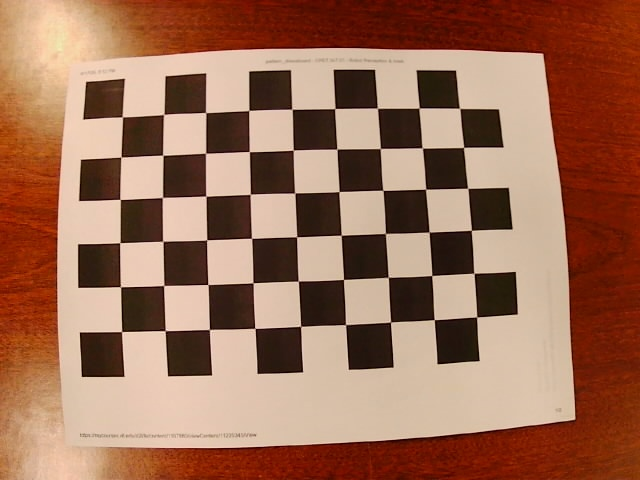
#> input picture calibrationFrames/calibrationFrame_0.jpg, 640 x 480 px; its folder holds only this picture in this run
$ python colorScale.py
#> lines starting #> are read from the running program, lines starting #| are printed output that depends on the picture; after the words box and inside, x2 and y2 are one past the last pixel; in counts of white or black regions, pixels touching at a corner belong together; long printed decimals are rounded
import cv2
import numpy as np
import os
import glob

# === CONFIGURATION ===
chessboard_size = (9, 6)  # (columns, rows) — inner corners!
square_size = 23.5  # millimeters
calibration_images_folder = 'calibrationFrames'
save_file = 'calibration_data.npz'

# === PREPARE OBJECT POINTS ===
# Example: (0,0,0), (1,0,0), (2,0,0) ... (8,5,0) scaled by square_size
objp = np.zeros((chessboard_size[1] * chessboard_size[0], 3), np.float32)
objp[:, :2] = np.mgrid[0:chessboard_size[0],
                       0:chessboard_size[1]].T.reshape(-1, 2)
objp *= square_size

# Arrays to store object points and image points from all images
objpoints = []  # 3D points in real world
imgpoints = []  # 2D points in image plane

# === LOAD IMAGES ===
images = glob.glob(os.path.join(calibration_images_folder, '*.jpg'))

if len(images) == 0:
    print("No images found in folder:", calibration_images_folder)
    exit()

for fname in images:
    img = cv2.imread(fname)
#> img is the input picture: shape (480, 640, 3); mean B, G, R 87.4, 110.2, 156
    print(img.shape)
#| (480, 640, 3)
    gray = cv2.cvtColor(img, cv2.COLOR_BGR2GRAY)
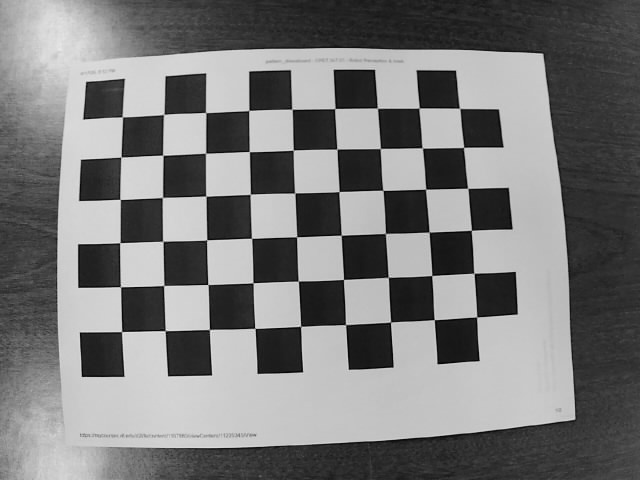
#> gray: shape (480, 640); min 4, max 243, mean 121.3

    # Find the chess board corners
    ret, corners = cv2.findChessboardCorners(gray, chessboard_size, None)
#> ret = True; corners = 54 rows, first 8: [122.4, 116.8], [163.9, 114], [205.8, 113], [249.1, 110.3], [292.1, 109.5], [334.7, 108.8], [377.5, 108], [419, 107.8]

    if ret:

        h, w = gray.shape[:2] # Get image dimensions
#> h = 480; w = 640

        # Reshape the corners array for easier access
        corners_reshaped = corners.reshape(-1, 2)
#> corners_reshaped = 54 pairs, first value 120 to 477, second value 107.8 to 331.7

        # Assert that all x-coordinates are within the width
        assert np.all(corners_reshaped[:, 0] >= 0) and np.all(corners_reshaped[:, 0] < w), "Corner x-coordinates are out of bounds!"

        # Assert that all y-coordinates are within the height
        assert np.all(corners_reshaped[:, 1] >= 0) and np.all(corners_reshaped[:, 1] < h), "Corner y-coordinates are out of bounds!"

        objpoints.append(objp.reshape(54,1,3))
        corners2 = cv2.cornerSubPix(
            gray, corners, (11, 11), (-1, -1),
            criteria=(cv2.TERM_CRITERIA_EPS + cv2.TERM_CRITERIA_MAX_ITER, 30, 0.001)
        )
#> corners2 = 54 rows, first 8: [122.4, 116.9], [163.7, 114.5], [205.7, 112.6], [248.8, 110.5], [291.9, 109.3], [334.8, 108.6], [377.4, 108.2], [419.1, 108.1]
        imgpoints.append(corners2)  # Flatten from (54, 1, 2) to (54, 2)

        # Draw and display the corners
        cv2.drawChessboardCorners(img, chessboard_size, corners2, ret)
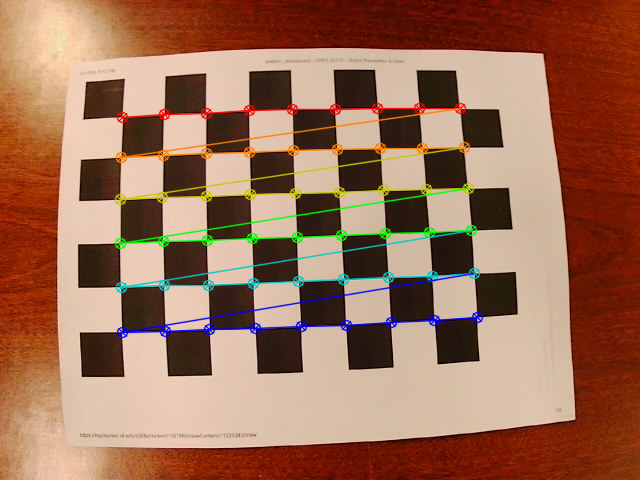
#> img: shape (480, 640, 3); 5.07% of pixels changed, all inside (x1, y1, x2, y2) = (114, 102, 484, 339)
        cv2.imshow('Corners', img)
        cv2.waitKey(100)
    else:
        print(f"Corners not found in {fname}")

cv2.destroyAllWindows()

# === PERFORM CALIBRATION ===
img_shape = gray.shape[::-1]  # (width, height)
#> img_shape = (640, 480)
print("Number of valid images:", len(objpoints))
print("Object points shape:", np.array(objpoints).shape)
print("Image points shape:", np.array(imgpoints).shape)
#| Image points shape: (1, 54, 1, 2)

if len(objpoints) == 0 or len(imgpoints) == 0:
    print("❌ No valid corner detections. Exiting...")
    exit()

print(f'objpoints_list{np.array(objpoints).shape}')
ret, camera_matrix, dist_coeffs, rvecs, tvecs = cv2.calibrateCamera(
    objpoints, imgpoints, img_shape, None, None
)
#> ret = 0.234; camera_matrix = [[577.2, 0, 316], [0, 568.1, 220.1], [0, 0, 1]]; dist_coeffs = [[-0.201, -0.829, 0.00683, 0.0115, 3.55]]; rvecs = ([-0.126, -0.084, -0.0386],); tvecs = ([-106.8, -58.03, 301],)

print("\n=== Calibration Results ===")
print("Camera matrix:\n", camera_matrix)
#| Camera matrix:
#|  [[577.164   0.         315.960]
#|  [  0.         568.145  220.109]
#|  [  0.           0.           1.        ]]
print("Distortion coefficients:\n", dist_coeffs)
#| Distortion coefficients:
#|  [[-0.2009 -0.8286  0.006828  0.01147  3.551]]

# === SAVE CALIBRATION RESULTS ===
np.savez(save_file,
         camera_matrix=camera_matrix,
         dist_coeffs=dist_coeffs,
         rvecs=rvecs,
         tvecs=tvecs)
print(f"\nCalibration data saved to {save_file}")

$ run again, on calibrationFrames/calibrationFrame_12.jpg
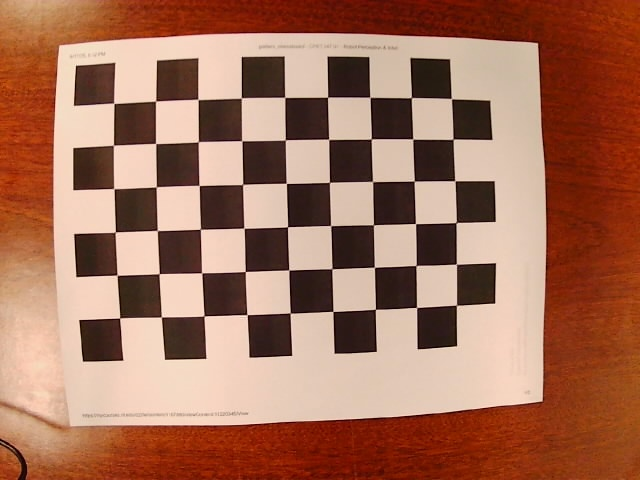
#> input picture calibrationFrames/calibrationFrame_12.jpg, 640 x 480 px
#> img is the input picture: shape (480, 640, 3); mean B, G, R 90.7, 112.4, 163
#| (480, 640, 3)
#> `gray = cv2.cvtColor(img, cv2.COLOR_BGR2GRAY)`:
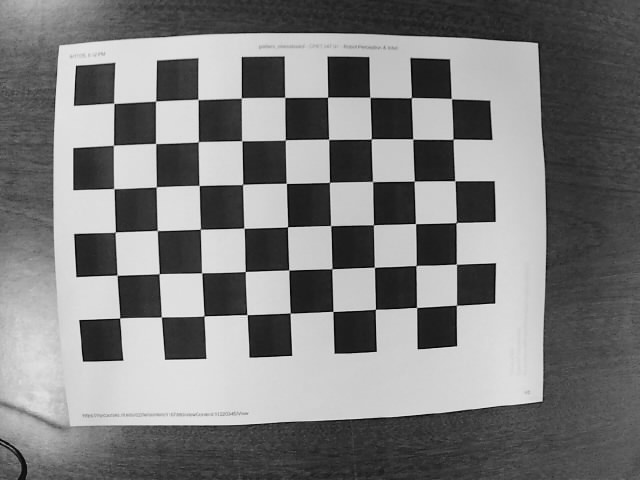
#> gray: shape (480, 640); min 5, max 246, mean 125.1
#> `ret, corners = cv2.findChessboardCorners(gray, chessboard_size, None)`: ret = True; corners = 54 rows, first 8: [114.1, 103.2], [155.8, 100.7], [198, 99.49], [241.6, 97.81], [284.8, 97.29], [327.6, 97.13], [369.9, 97.07], [411.5, 97.55]
#> corners_reshaped = 54 pairs, first value 113.8 to 456.5, second value 97.07 to 318.1
#> corners2 = 54 rows, first 8: [113.8, 103.3], [155.6, 101.1], [198, 99.45], [241.3, 97.93], [284.7, 97.4], [327.6, 97.14], [370, 97.31], [411.4, 97.64]
#> `cv2.drawChessboardCorners(img, chessboard_size, corners2, ret)`:
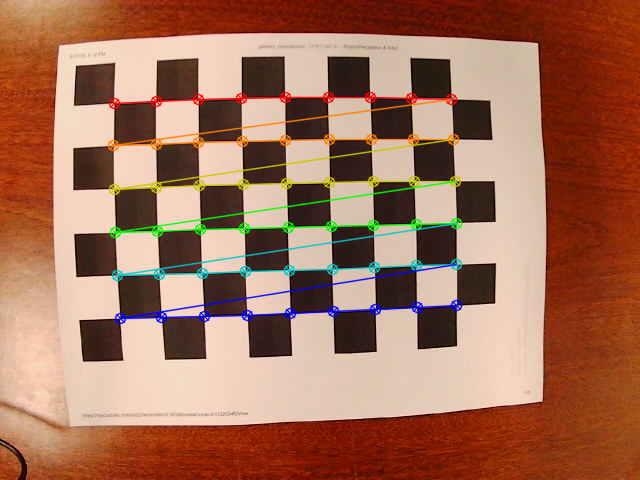
#> img: shape (480, 640, 3); 5% of pixels changed, all inside (x1, y1, x2, y2) = (107, 91, 463, 325)
#| Image points shape: (1, 54, 1, 2)
#> `ret, camera_matrix, dist_coeffs, rvecs, tvecs = cv2.calibrateCamera( o..`: ret = 0.418; camera_matrix = [[2888.4, 0, 327], [0, 2733.2, 239.6], [0, 0, 1]]; dist_coeffs = [[-5.09, -320, -0.0539, -0.0496, 23292.5]]; rvecs = ([0.0188, -0.341, -0.0273],); tvecs = ([-110.3, -74.44, 1444.7],)
#| Camera matrix:
#|  [[2.88838806e+03 0.00000000e+00 3.27024425e+02]
#|  [0.00000000e+00 2.73317139e+03 2.39636350e+02]
#|  [0.00000000e+00 0.00000000e+00 1.00000000e+00]]
#| Distortion coefficients:
#|  [[-5.08633401e+00 -3.20017261e+02 -5.38516043e-02 -4.96312804e-02
#|    2.32924835e+04]]

$ run again, on calibrationFrames/calibrationFrame_13.jpg
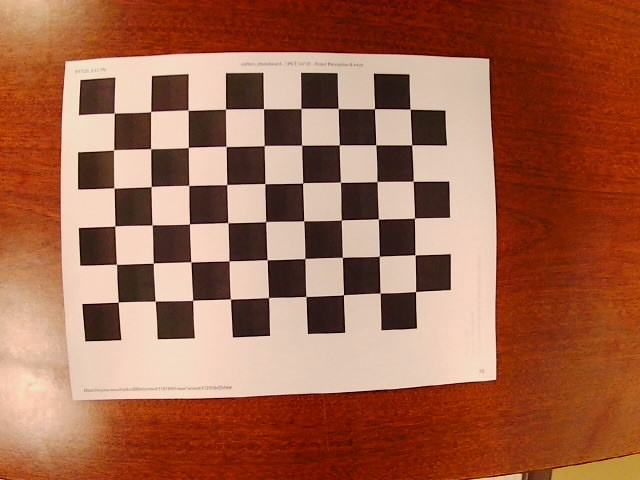
#> input picture calibrationFrames/calibrationFrame_13.jpg, 640 x 480 px
#> img is the input picture: shape (480, 640, 3); mean B, G, R 77.1, 101.7, 161.4
#| (480, 640, 3)
#> `gray = cv2.cvtColor(img, cv2.COLOR_BGR2GRAY)`:
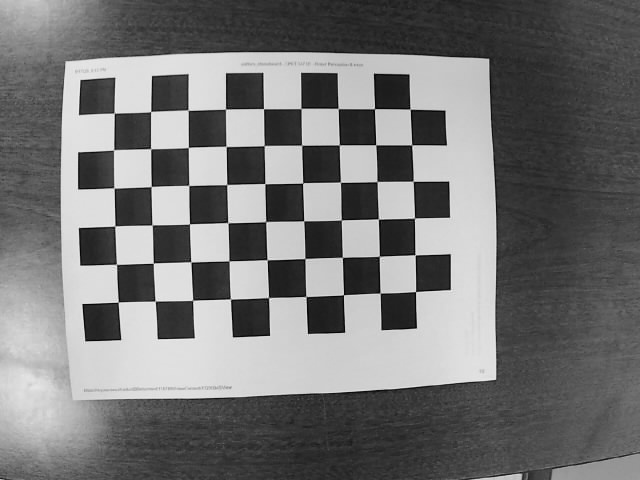
#> gray: shape (480, 640); min 4, max 245, mean 116.8
#> `ret, corners = cv2.findChessboardCorners(gray, chessboard_size, None)`: ret = True; corners = 54 rows, first 8: [114.2, 113], [150.7, 111.5], [188, 110], [225.6, 109], [263.5, 108.7], [301, 108.5], [338.1, 108.5], [374.4, 108.7]
#> corners_reshaped = 54 pairs, first value 113.5 to 415.5, second value 108.5 to 302
#> corners2 = 54 rows, first 8: [114.2, 113.2], [150.6, 111.6], [188.1, 110.2], [225.5, 109.1], [263.5, 108.7], [301, 108.4], [338.2, 108.5], [374.5, 108.7]
#> `cv2.drawChessboardCorners(img, chessboard_size, corners2, ret)`:
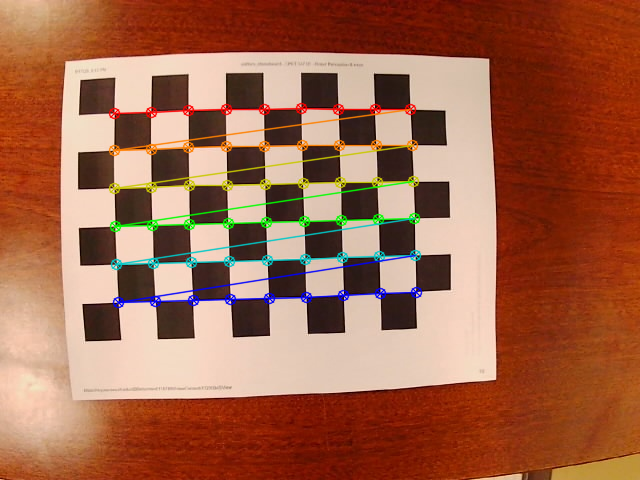
#> img: shape (480, 640, 3); 4.53% of pixels changed, all inside (x1, y1, x2, y2) = (108, 102, 423, 309)
#| Image points shape: (1, 54, 1, 2)
#> `ret, camera_matrix, dist_coeffs, rvecs, tvecs = cv2.calibrateCamera( o..`: ret = 0.188; camera_matrix = [[878.5, 0, 370.4], [0, 874.8, 255.7], [0, 0, 1]]; dist_coeffs = [[-0.766, 2.06, -0.0106, -0.0234, -7.61]]; rvecs = ([0.0309, -0.219, -0.03],); tvecs = ([-157.5, -88.18, 512.7],)
#| Camera matrix:
#|  [[878.464   0.         370.427]
#|  [  0.         874.804 255.683 ]
#|  [  0.           0.           1.        ]]
#| Distortion coefficients:
#|  [[-0.7655  2.064 -0.01061 -0.02342 -7.611]]

$ run again, on calibrationFrames/calibrationFrame_14.jpg
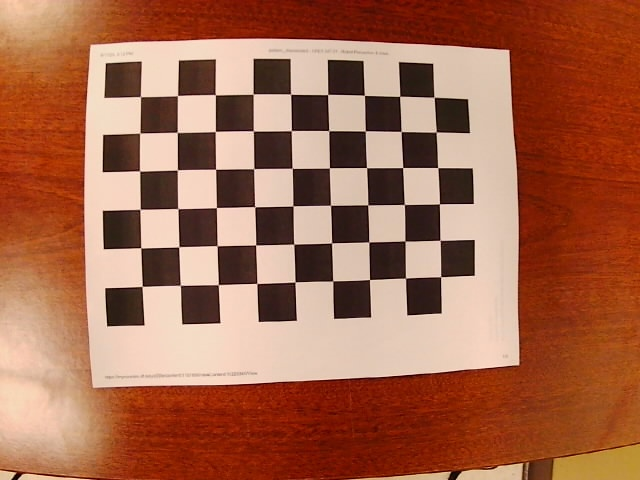
#> input picture calibrationFrames/calibrationFrame_14.jpg, 640 x 480 px
#> img is the input picture: shape (480, 640, 3); mean B, G, R 78.3, 104, 163.9
#| (480, 640, 3)
#> `gray = cv2.cvtColor(img, cv2.COLOR_BGR2GRAY)`:
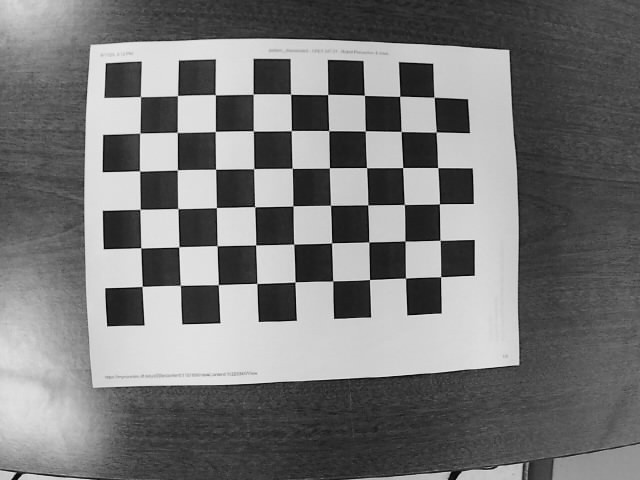
#> gray: shape (480, 640); min 5, max 247, mean 119
#> `ret, corners = cv2.findChessboardCorners(gray, chessboard_size, None)`: ret = True; corners = 54 rows, first 8: [140.6, 96.69], [177.5, 95.49], [215.3, 94.93], [253.1, 93.98], [290.9, 94.15], [327.8, 94.41], [364.3, 95.22], [399.8, 96.06]
#> corners_reshaped = 54 pairs, first value 139.8 to 440.9, second value 93.98 to 286.1
#> corners2 = 54 rows, first 8: [140.5, 96.6], [177.5, 95.59], [215.3, 94.71], [253.2, 94.05], [290.6, 94.16], [327.6, 94.47], [364.4, 95.29], [399.7, 96.29]
#> `cv2.drawChessboardCorners(img, chessboard_size, corners2, ret)`:
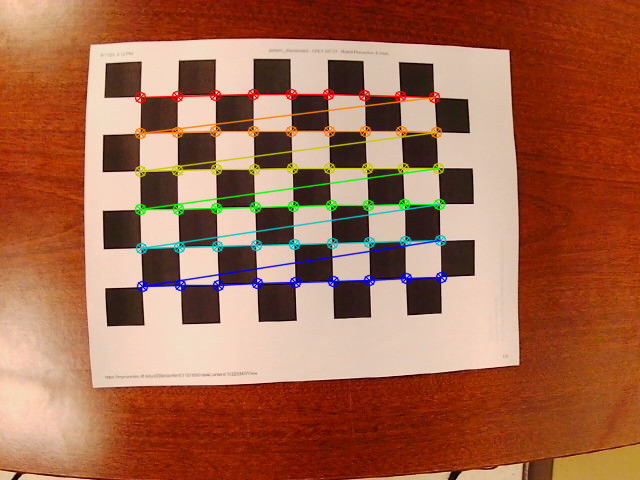
#> img: shape (480, 640, 3); 4.53% of pixels changed, all inside (x1, y1, x2, y2) = (134, 88, 448, 293)
#| Image points shape: (1, 54, 1, 2)
#> `ret, camera_matrix, dist_coeffs, rvecs, tvecs = cv2.calibrateCamera( o..`: ret = 0.21; camera_matrix = [[570.5, 0, 260.9], [0, 561.3, 295], [0, 0, 1]]; dist_coeffs = [[-0.211, -0.102, -0.0232, 0.0317, -0.309]]; rvecs = ([-0.00148, -0.146, -0.0325],); tvecs = ([-76.04, -122.4, 336.2],)
#| Camera matrix:
#|  [[570.508   0.         260.925]
#|  [  0.         561.265 294.985]
#|  [  0.           0.           1.        ]]
#| Distortion coefficients:
#|  [[-0.2114  -0.1018 -0.02322  0.03165 -0.3093]]

$ run again, on calibrationFrames/calibrationFrame_1.jpg
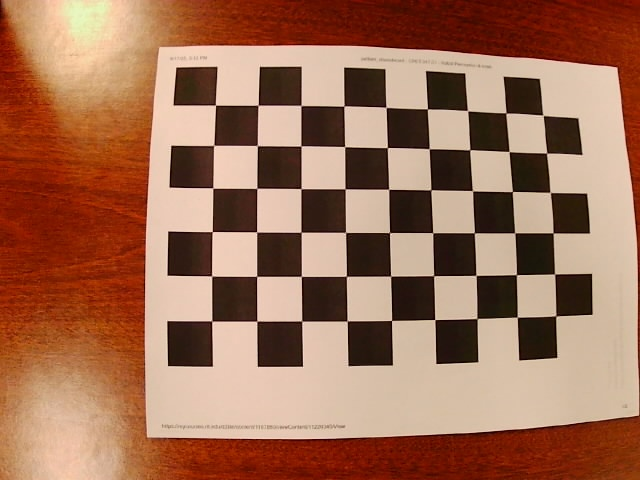
#> input picture calibrationFrames/calibrationFrame_1.jpg, 640 x 480 px
#> img is the input picture: shape (480, 640, 3); mean B, G, R 87.2, 111.4, 159.3
#| (480, 640, 3)
#> `gray = cv2.cvtColor(img, cv2.COLOR_BGR2GRAY)`:
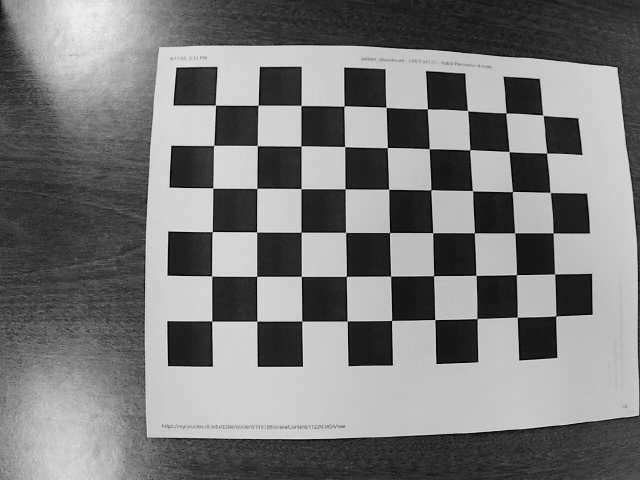
#> gray: shape (480, 640); min 4, max 239, mean 123
#> `ret, corners = cv2.findChessboardCorners(gray, chessboard_size, None)`: ret = True; corners = 54 rows, first 8: [215.5, 105.1], [258.1, 105.2], [300.9, 105.5], [344.1, 106], [386, 107.3], [427.4, 109], [468, 110.9], [505.9, 113]
#> corners_reshaped = 54 pairs, first value 211.7 to 555.8, second value 105.1 to 321.3
#> corners2 = 54 rows, first 8: [215.4, 105.1], [258.1, 105.2], [301, 105.5], [344, 106], [386.1, 107.3], [427.4, 108.9], [467.5, 110.7], [505.9, 112.9]
#> `cv2.drawChessboardCorners(img, chessboard_size, corners2, ret)`:
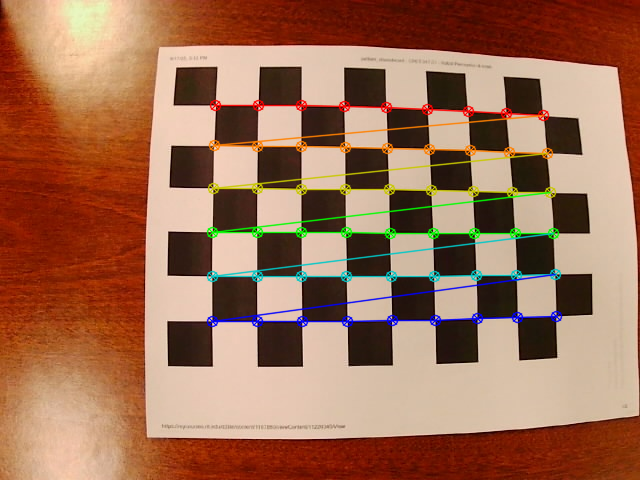
#> img: shape (480, 640, 3); 4.97% of pixels changed, all inside (x1, y1, x2, y2) = (206, 99, 563, 328)
#| Image points shape: (1, 54, 1, 2)
#> `ret, camera_matrix, dist_coeffs, rvecs, tvecs = cv2.calibrateCamera( o..`: ret = 0.247; camera_matrix = [[429, 0, 292], [0, 416.2, 177.9], [0, 0, 1]]; dist_coeffs = [[-0.176, 0.108, 0.0198, 0.0189, -0.126]]; rvecs = ([-0.0907, -0.0649, 0.00444],); tvecs = ([-42.09, -41.39, 228.8],)
#| Camera matrix:
#|  [[429.008   0.         292.033]
#|  [  0.         416.236 177.922]
#|  [  0.           0.           1.        ]]
#| Distortion coefficients:
#|  [[-0.1758  0.1084   0.01978  0.01889 -0.1261]]
